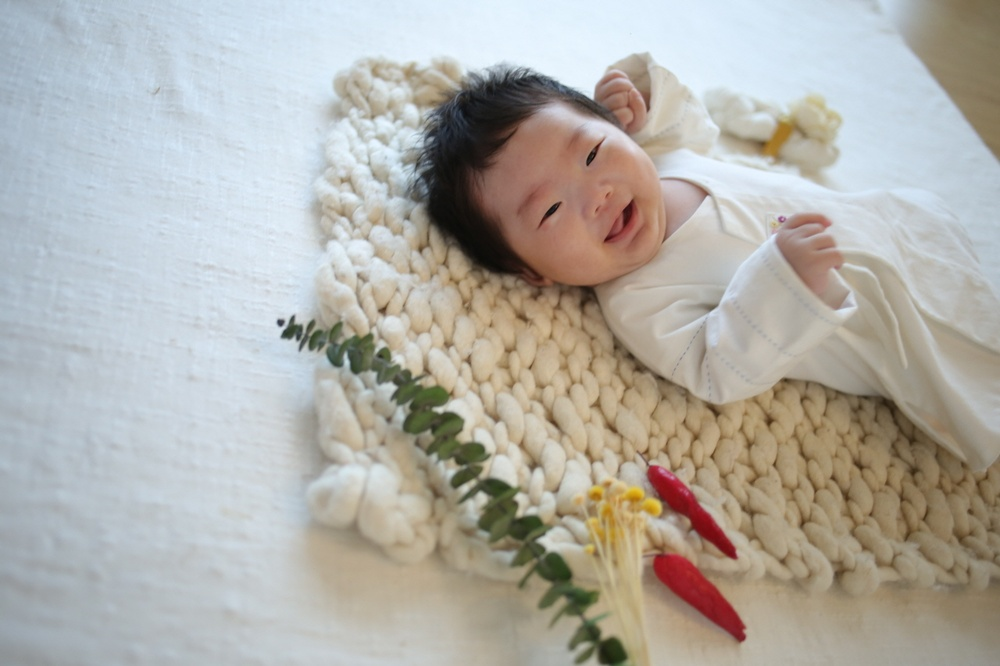
#> input picture images/1.jpg, 1000 x 666 px, shrunk from 1280 x 853 before the run
$ python over_ray_test02.py
#> lines starting #> are read from the running program, lines starting #| are printed output that depends on the picture
import cv2


def onMouse(x):
    pass


def addimage(imgfile1, imgfile2):
#> called with imgfile1 = 'images/1.jpg', imgfile2 = 'images/2.jpg'
    img1 = cv2.imread(imgfile1)
#> img1 is the input picture: shape (666, 1000, 3); mean B, G, R 168.3, 174.7, 177.1
    img2 = cv2.imread(imgfile2)
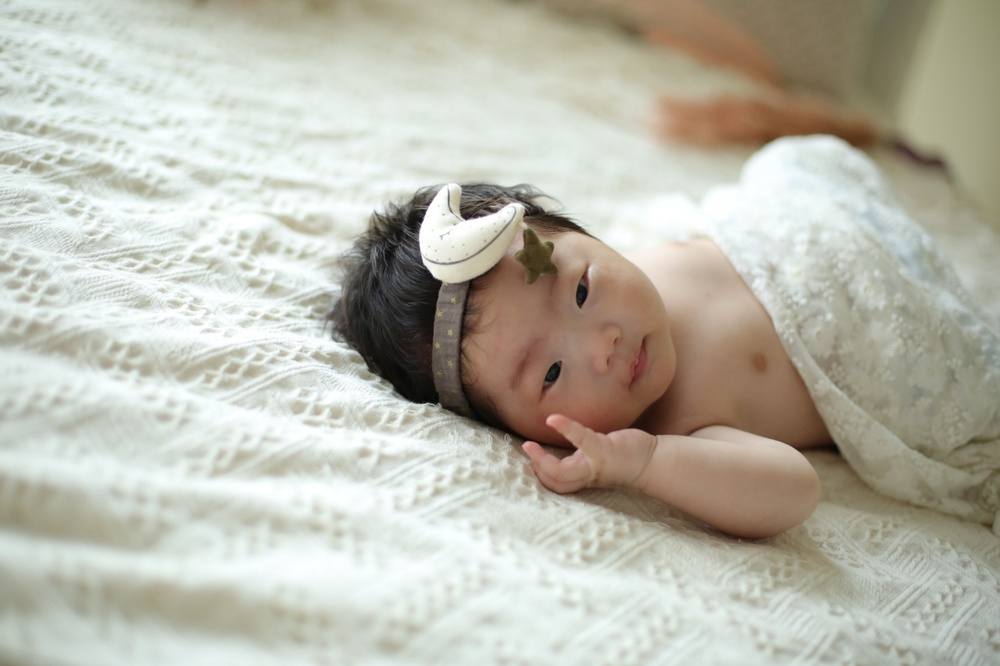
#> input picture images/2.jpg, 1000 x 666 px, shrunk from 1280 x 853 before the run
#> img2 is the input picture: shape (666, 1000, 3); mean B, G, R 172.4, 185, 186.5

    cv2.namedWindow('ImgPane')
    cv2.createTrackbar('Mixing', 'ImgPane', 0, 100, onMouse)
#> slider 'Mixing' is set to 33
    mix = cv2.getTrackbarPos('Mixing', 'ImgPane')

    while True:
        img = cv2.addWeighted(img1, float(100 - mix) / 100, img2, float(mix) / 100, 0)
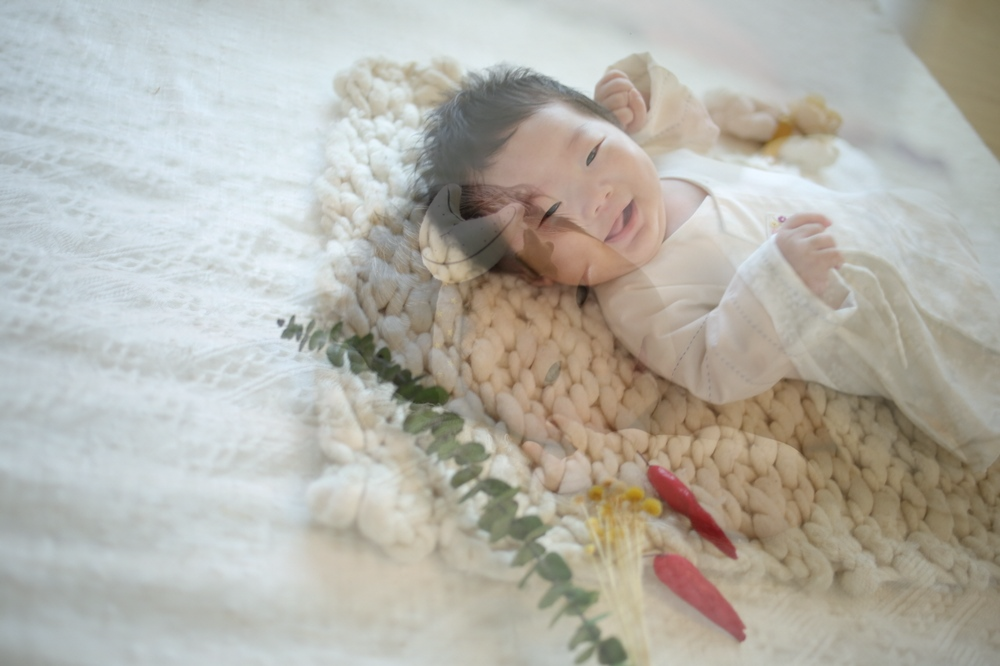
#> img: shape (666, 1000, 3); mean B, G, R 169.7, 178.1, 180.2
        cv2.imshow('imgPane', img)

        k = cv2.waitKey(1) & 0xFF
#> (key Esc is pressed here)
        if k == 27:
            break

        mix = cv2.getTrackbarPos('Mixing', 'ImgPane')

    cv2.destroyAllWindows()


addimage('images/1.jpg', 'images/2.jpg')
